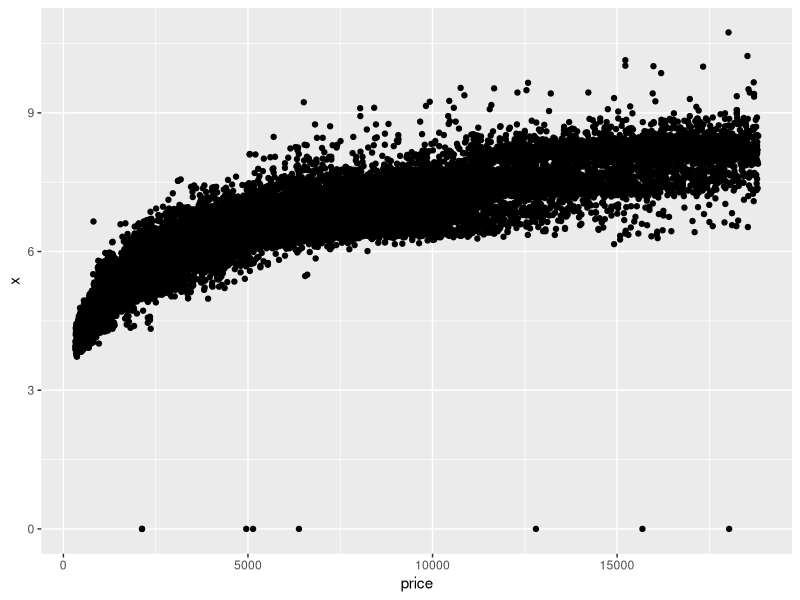
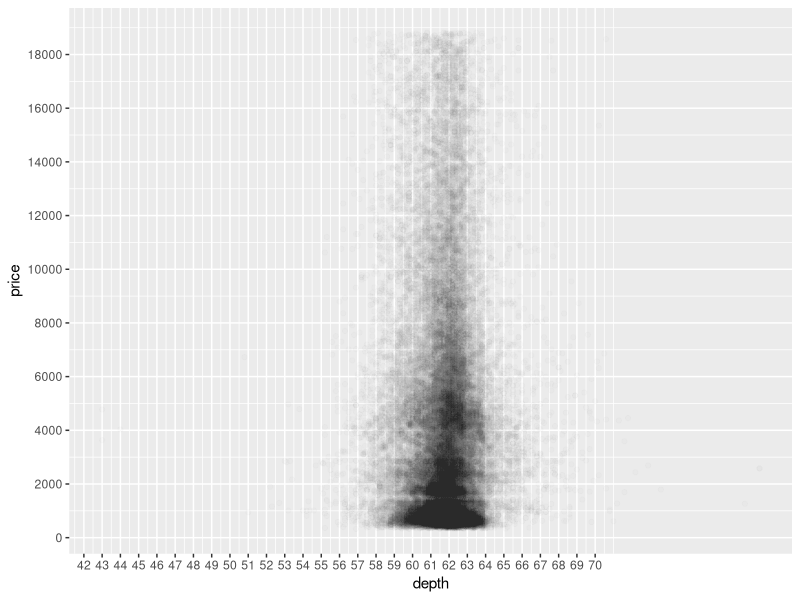
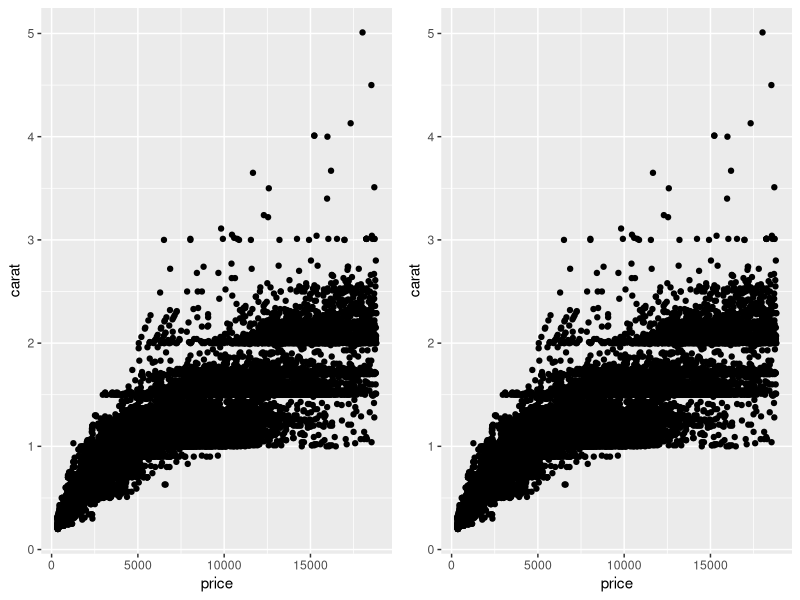

Generate these figures, in order, with R:
install.packages('ggplot2')
library(ggplot2)
data(diamonds)

# Quiz 1, 2
ggplot(data=diamonds, aes(x=price, y=x)) +
  geom_point()

# Quiz 3
cor.test(diamonds$price, diamonds$x)
cor.test(diamonds$price, diamonds$y)
cor.test(diamonds$price, diamonds$z)

# Quiz 4, 5, 6
ggplot(data=diamonds, aes(y=price, x=depth)) +
  geom_point(alpha= 1/100) +
  scale_y_continuous(breaks = seq(0, 20000, by = 2000)) +
  scale_x_continuous(breaks = seq(40, 70, by = 1))

# Quiz 7
cor.test(diamonds$price, diamonds$depth)

# Quiz 8
p1 <- ggplot(aes(x=price, y=carat), data=diamonds) +
  geom_point()

p2 <- ggplot(aes(x=price, y=carat), data=diamonds[0:53400,]) +
  geom_point()

install.packages('gridExtra')
library(gridExtra)

grid.arrange(p1, p2, ncol=2)
